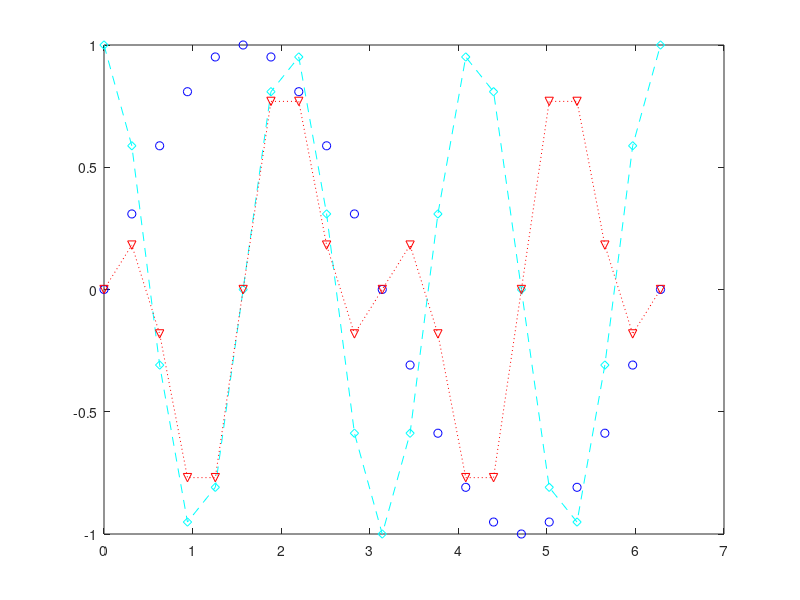
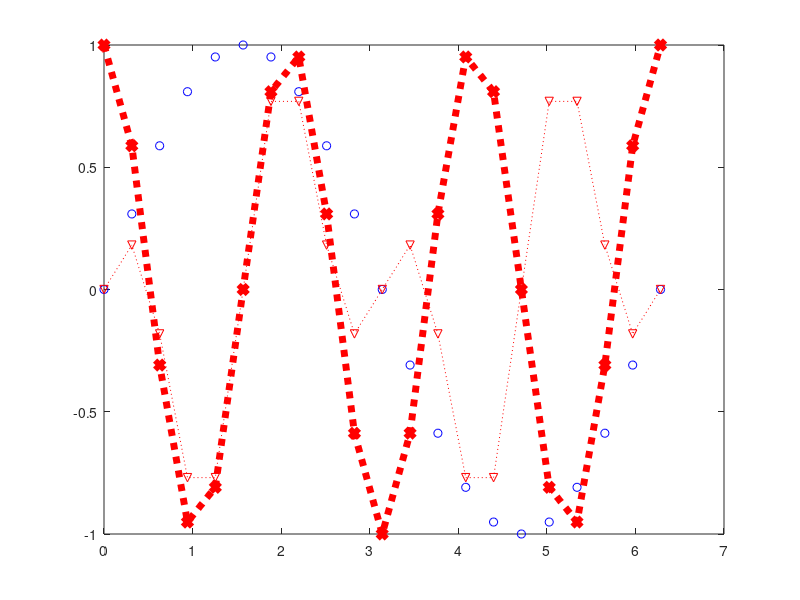

The MATLAB source for these figures, in order:
x=0:0.1*pi:2*pi;
y1=sin(x);y2=cos(3*x);y3=sin(x).*cos(3*x);
figure('Name','6-1-5 原始曲线属性');
plot(x,y1,'ob',x,y2,'--dc',x,y3,':vr')
figure('Name','6-1-5 修改后的曲线属性');
H=plot(x,y1,'ob',x,y2,'--dc',x,y3,':vr');
set(H(2),'Color','r','LineStyle',':','LineWidth',5)
